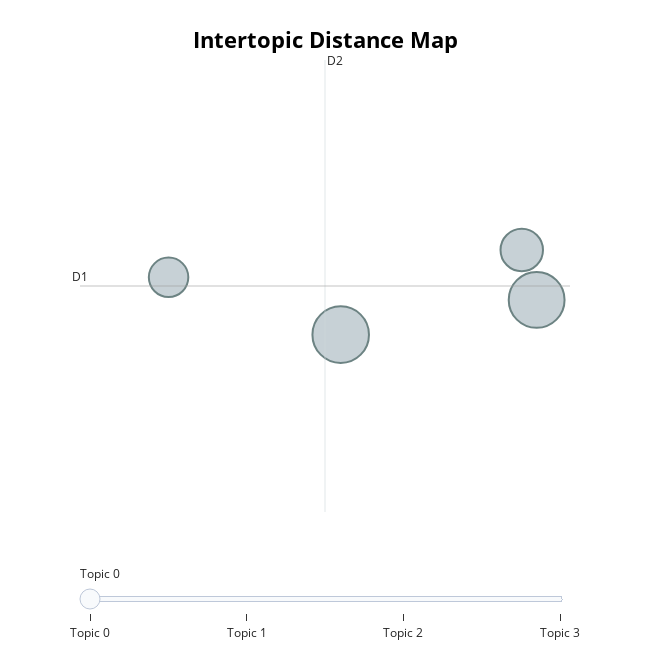

Notebook code cell kept with this figure:
### Code cell
# 주제간 거리 지도
model.visualize_topics()

### Figure 1 — Plotly figure (JSON) as saved in the notebook; plotly's stock layout.template omitted (floating-point values rounded to 4 significant figures)
{"data": [{"customdata": [[0, "있다 | 지난 | 것으로 | 폭염 | 가장", 39], [1, "합니다 | 있다 | 의원은 | 대표가 | 상속세", 19], [2, "글로컬 | 있다 | 교육 | 미래교육 | 대한민국", 38], [3, "로봇 | 교수는 | 데니스 | 로봇을 | 그는", 22]], "hovertemplate": "<b>Topic %{customdata[0]}</b><br>%{customdata[1]}<br>Size: %{customdata[2]}", "legendgroup": "", "marker": {"color": "#B0BEC5", "line": {"color": "DarkSlateGrey", "width": 2}, "size": [39, 19, 38, 22], "sizemode": "area", "sizeref": 0.02438, "symbol": "circle"}, "mode": "markers", "name": "", "orientation": "v", "showlegend": false, "type": "scatter", "x": [-1.227, -1.731, -0.6521, -0.6957], "xaxis": "x", "y": [21.51, 22.55, 22.14, 23.05], "yaxis": "y"}], "layout": {"annotations": [{"showarrow": false, "text": "D1", "x": -1.991, "y": 22.4, "yshift": 10}, {"showarrow": false, "text": "D2", "x": -1.273, "xshift": 10, "y": 26.51}], "height": 650, "hoverlabel": {"bgcolor": "white", "font": {"family": "Rockwell", "size": 16}}, "legend": {"itemsizing": "constant", "tracegroupgap": 0}, "margin": {"t": 60}, "shapes": [{"line": {"color": "#CFD8DC", "width": 2}, "type": "line", "x0": -1.273, "x1": -1.273, "y0": 18.28, "y1": 26.51}, {"line": {"color": "#9E9E9E", "width": 2}, "type": "line", "x0": -1.991, "x1": -0.5543, "y0": 22.4, "y1": 22.4}], "sliders": [{"active": 0, "pad": {"t": 50}, "steps": [{"args": [{"marker.color": [["red", "#B0BEC5", "#B0BEC5", "#B0BEC5"]]}], "label": "Topic 0", "method": "update"}, {"args": [{"marker.color": [["#B0BEC5", "red", "#B0BEC5", "#B0BEC5"]]}], "label": "Topic 1", "method": "update"}, {"args": [{"marker.color": [["#B0BEC5", "#B0BEC5", "red", "#B0BEC5"]]}], "label": "Topic 2", "method": "update"}, {"args": [{"marker.color": [["#B0BEC5", "#B0BEC5", "#B0BEC5", "red"]]}], "label": "Topic 3", "method": "update"}]}], "title": {"font": {"color": "Black", "size": 22}, "text": "<b>Intertopic Distance Map</b>", "x": 0.5, "xanchor": "center", "y": 0.95, "yanchor": "top"}, "width": 650, "xaxis": {"anchor": "y", "domain": [0, 1], "range": [-1.991, -0.5543], "title": {"text": ""}, "visible": false}, "yaxis": {"anchor": "x", "domain": [0, 1], "range": [18.28, 26.51], "title": {"text": ""}, "visible": false}}}
